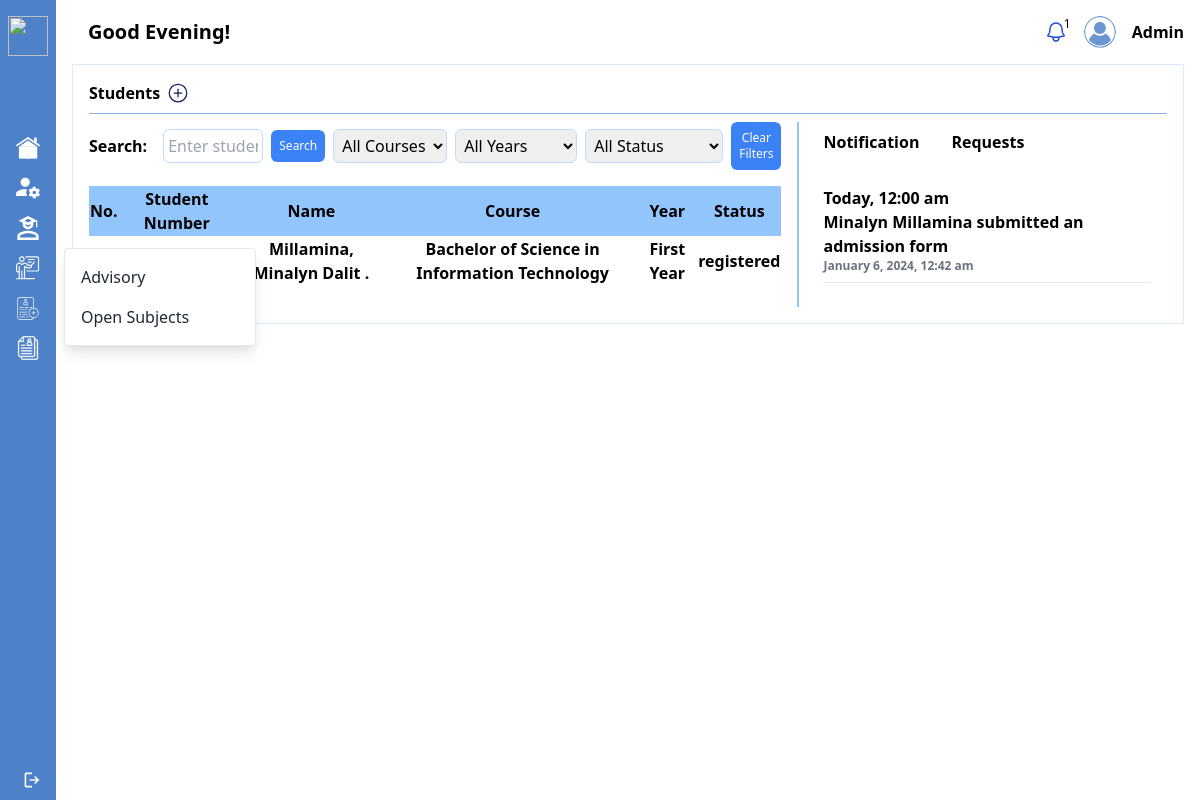
Page /admin/student-information.php (signed in) on the committed database.
### tables this page shows
CREATE TABLE `student_information` (
  `student_information_id` int(11) NOT NULL,
  `student_id` int(11) DEFAULT NULL,
  `personal_information_id` int(11) DEFAULT NULL,
  `contact_information_id` int(11) DEFAULT NULL,
  `educational_attainment_id` int(11) DEFAULT NULL,
  `family_record_id` int(11) DEFAULT NULL,
  `school_account_id` int(11) DEFAULT NULL,
  `enrollment_details_id` int(11) DEFAULT NULL,
  `status` varchar(20) DEFAULT NULL,
  `profile_picture` blob DEFAULT NULL,
  `e_sign` blob DEFAULT NULL
);

CREATE TABLE `students` (
  `student_id` int(11) NOT NULL,
  `student_number_id` int(11) DEFAULT NULL,
  `surname` varchar(255) DEFAULT NULL,
  `first_name` varchar(255) DEFAULT NULL,
  `middle_name` varchar(255) DEFAULT NULL,
  `suffix` varchar(255) DEFAULT NULL
);

CREATE TABLE `course` (
  `course_id` int(11) NOT NULL,
  `course_code` varchar(255) DEFAULT NULL,
  `course_name` varchar(255) DEFAULT NULL
);

CREATE TABLE `year_level` (
  `year_level_id` int(11) NOT NULL,
  `year_level` varchar(255) DEFAULT NULL
);

CREATE TABLE `notifications` (
  `id` int(11) NOT NULL,
  `message` varchar(255) DEFAULT NULL,
  `datetime` datetime DEFAULT NULL
);

### admin/student-information.php (the view, shortened to what this page needs)
<?php
include '../php/conn.php';
$sort = isset($_GET['sort']) ? $_GET['sort'] : 'default';
$sort_condition = '';
if ($sort === 'name_asc') {
    $sort_condition = 'ORDER BY s.surname ASC, s.first_name ASC, s.middle_name ASC';
    $next_sort = 'name_desc';
} elseif ($sort === 'name_desc') {
    $sort_condition = 'ORDER BY s.surname DESC, s.first_name DESC, s.middle_name DESC';
    $next_sort = 'name_asc';
} else {
    $next_sort = 'name_asc';
}
if (isset($_GET['search'])) {
    $search = mysqli_real_escape_string($conn, $_GET['search']);
    $search_condition = "AND (sn.student_number LIKE '%$search%' OR s.surname LIKE '%$search%' OR s.first_name LIKE '%$search%' OR s.middle_name LIKE '%$search%')";
} else {
    $search_condition = '';
}
$course_condition = '';
$year_condition = '';
$status_condition = '';
$queryNotification = "SELECT * FROM notifications ORDER BY datetime DESC";
$resultNotification = mysqli_query($conn, $queryNotification);
$query = "SELECT sn.student_number, s.surname, s.first_name, s.middle_name, s.suffix, ed.course_id, yl.year_level, cr.course_name, si.status, s.suffix
            FROM student_information si
            JOIN students s ON si.student_id = s.student_id
            JOIN enrollment_details ed ON si.enrollment_details_id = ed.enrollment_details_id
            JOIN course cr ON ed.course_id = cr.course_id
            JOIN year_level yl ON ed.year_level_id = yl.year_level_id
            JOIN student_number sn ON s.student_number_id = sn.student_number_id
            WHERE 1 $search_condition $course_condition $year_condition $status_condition $sort_condition";
$result = mysqli_query($conn, $query);
$users = mysqli_fetch_all($result, MYSQLI_ASSOC);
?>
<!DOCTYPE html>
<html lang="en">
<head>
    <link href="https://cdn.jsdelivr.net/npm/tailwindcss@2.2.19/dist/tailwind.min.css" rel="stylesheet">
</head>
<body class="font-[roboto-serif]">
    <div class="flex justify-start overflow-y-hidden">
        <div>
            <?php include './sidebar.php'; ?>
        </div>
        <div class="w-full py-4 px-4">
            <div>
                <?php include './topbar.php'; ?>
            </div>
            <div class="mt-4">
                <div class="w-full bg-white p-4 border border-blue-100 gap-2 font-semibold">
                    <div class="flex justify-start items-center gap-2">
                        <span>
                            Students
                        </span>
                        <span class="cursor-pointer">
                            <a href="../website/pre-registration.html">
                                <img src="../assets/svg/add.svg" class="logo w-5 h-5" alt="">
                            </a>
                        </span>
                    </div>
                    <hr class="w-full h-px my-2 border-0 dark:bg-gray-700" style="background-color: #8EAFDC;">
                    <div class="flex justify-start gap-4">
                        <div class="w-3/4">
                            <div class="flex justify-between items-center w-full gap-2">
                                <div class="w-2/4">
                                    <form action="" method="get" class="flex items-center gap-2">
                                        <label for="search" class="mr-2">Search:</label>
                                        <input type="text" id="search" name="search" class="w-full p-1 border border-blue-200 rounded-md" placeholder="Enter student number or name">
                                        <button type="submit" class="p-2 bg-blue-500 rounded-md text-xs text-white hover:bg-blue-700">Search</button>
                                    </form>
                                </div>
                                <div class="flex items-center justify-center gap-2">
                                    <form action="" method="get" id="filterForm" class="flex items-center gap-2">
                                        <select name="course" id="course" class="p-1 border border-blue-200 rounded-md">
                                            <option value="">All Courses</option>
                                        </select>
                                        <select name="year" id="year" class="p-1 border border-blue-200 rounded-md">
                                            <option value="">All Years</option>
                                        </select>
                                        <select name="status" id="status" class="p-1 border border-blue-200 rounded-md">
                                            <option value="">All Status</option>
                                        </select>
                                    </form>
                                    <div>
                                        <button type="button" id="clearFiltersButton" class="p-2 bg-blue-500 rounded-md text-xs text-white hover:bg-blue-700">Clear Filters</button>
                                    </div>
                                </div>
                            </div>
                            <table class="table-auto w-full mt-4">
                                <thead>
                                    <tr class="px-2 py-1 bg-blue-300">
                                        <th class="text-center">No.</th>
                                        <th class="text-center">Student Number</th>
                                        <th class="text-center"><a href="?sort=<?= $next_sort ?>">Name</a></th>
                                        <th class="text-center">Course</th>
                                        <th class="text-center">Year</th>
                                        <th class="text-center">Status</th>
                                    </tr>
                                </thead>
                                <tbody id="studentTableBody">
                                    <?php foreach ($users as $index => $user) : ?>
                                        <tr class="px-2 py-1 <?= $index % 2 === 0 ? 'bg-white-500' : 'bg-blue-100' ?>">
                                            <td class="text-center"><?= $index + 1; ?></td>
                                            <td class="text-center">
                                                <?php if (isset($user['student_number'])) : ?>
                                                    <a href="#" data-student-id="<?= $user['student_number']; ?>" class="student-details-link">
                                                    </a>
                                                <?php else : ?>
                                                    N/A
                                                <?php endif; ?>
                                            </td>
                                            <td class="text-center"><?= isset($user['surname']) && isset($user['first_name']) && isset($user['middle_name']) ? $user['surname'] . ', ' . $user['first_name'] . ' ' . $user['middle_name'] . ' ' . $user['suffix'] . '.' : 'N/A'; ?></td>
                                            <td class="text-center"><?= isset($user['course_name']) ? $user['course_name'] : 'N/A'; ?></td>
                                            <td class="text-center"><?= isset($user['year_level']) ? $user['year_level'] : 'N/A'; ?></td>
                                            <td class="text-center"><?= isset($user['status']) ? $user['status'] : 'N/A'; ?></td>
                                        </tr>
                                    <?php endforeach; ?>
                                </tbody>
                            </table>
                        </div>
                        <div class="border-l-2 border-blue-300">
                            <div id="tabsContainer" class="pl-2 h-full">
                                <div class="h-1/2">
                                    <div class="flex">
                                        <div id="notificationTab" class="tab px-4 py-2 cursor-pointer rounded-tl rounded-tr" onclick="showTab('notificationTabContent', 'notificationTab', 'requestsTab')">
                                            Notification
                                        </div>
                                        <div id="requestsTab" class="tab px-4 py-2 cursor-pointer rounded-tl rounded-tr" onclick="showTab('requestsTabContent', 'requestsTab', 'notificationTab')">
                                            Requests
                                        </div>
                                    </div>
                                    <div id="notificationTabContent" class="tab-content p-4">
                                        <?php if (!empty($groupedNotifications)) : ?>
                                            <?php foreach ($groupedNotifications as $date => $dateNotifications) : ?>
                                                <div class="font-semibold mt-2"><?= formatDateHeading($date) ?></div>
                                                <?php foreach ($dateNotifications as $notification) : ?>
                                                    <div><?= $notification['message']; ?></div>
                                                    <div class="text-xs text-gray-500"><?= date('F j, Y, g:i a', strtotime($notification['datetime'])); ?></div>
                                                    <hr class="my-2">
                                                <?php endforeach; ?>
                                            <?php endforeach; ?>
                                        <?php else : ?>
                                            <div>No new notifications</div>
                                        <?php endif; ?>
                                    </div>
                                </div>
                            </div>
                        </div>
                    </div>
                </div>
            </div>
        </div>
    </div>
</html>

### rows in the picture
student_information: student.surname "Millamina", student.first_name "Minalyn", student.middle_name "Dalit", course.course_name "Bachelor of Science in Information Technology", year_level.year_level "First Year", status "registered"
notifications: datetime "Today, 12:00 am", message "Minalyn Millamina submitted an admission form", datetime "January 6, 2024, 12:42 am"

### other values in the picture
getGreeting() "Good Evening!"
$formattedUsername "Admin"
